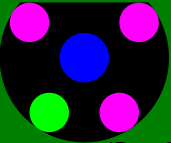
#> input picture tt.png, 171 x 143 px
$ python match.py
#> lines starting #> are read from the running program, lines starting #| are printed output that depends on the picture
import cv2
import numpy as np
from matplotlib import pyplot as plt

dire = cv2.imread('tt.png')
#> dire is the input picture: shape (143, 171, 3); mean B, G, R 58.1, 36.4, 38.2
dire_template = cv2.imread('dowdnload.png')
radiant = cv2.imread('tt.png')
radiant_template = cv2.imread('download.png')
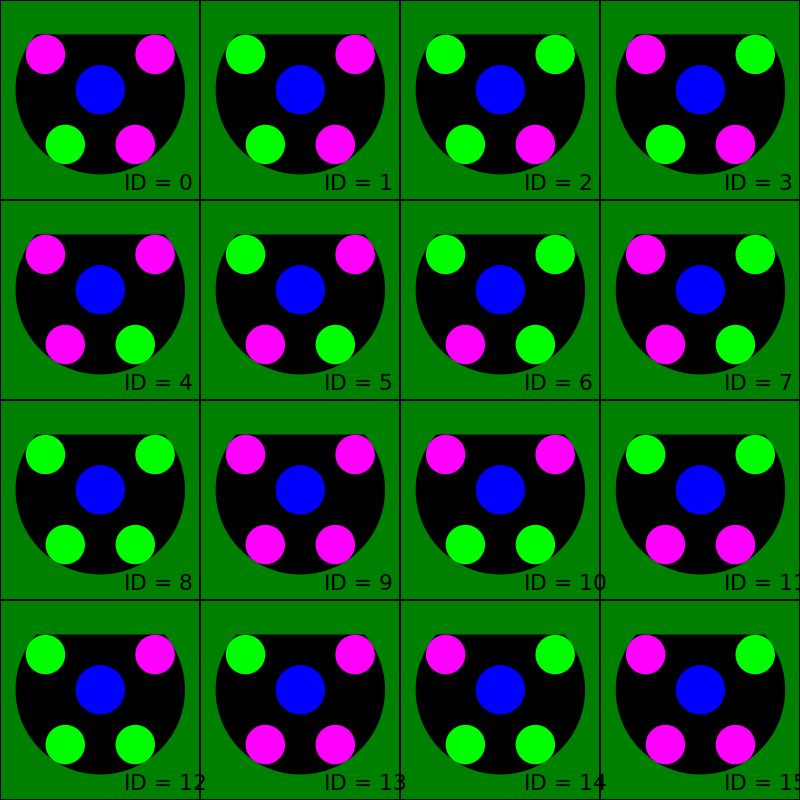
#> input picture download.png, 800 x 800 px
#> radiant_template is the input picture: shape (800, 800, 3); mean B, G, R 27.8, 76.4, 15.6

# color images are in the form BGR
# removing the B and G from the images makes the "continue" button more distinct between the two teams
# since dire is red while radiant is green
dire_red = dire.copy()
dire_red[:,:,0] = 0
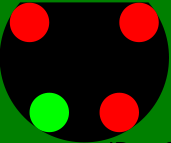
#> dire_red: shape (143, 171, 3); mean B, G, R 0, 36.4, 38.2
dire_red[:,:,1] = 0
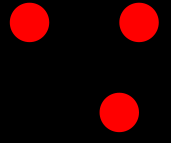
#> dire_red: shape (143, 171, 3); mean B, G, R 0, 0, 38.2

#> (the run stopped early here; a loop or call above may not have finished)
